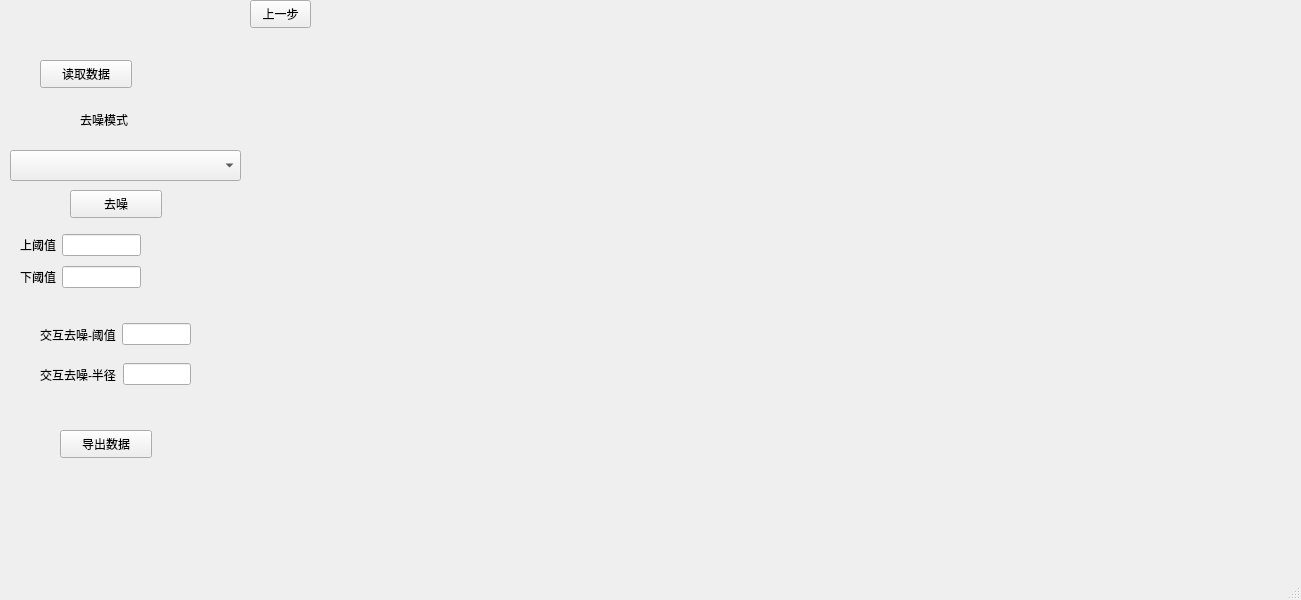
<?xml version="1.0" encoding="UTF-8"?>
<ui version="4.0">
 <class>MainWindow</class>
 <widget class="QMainWindow" name="MainWindow">
  <property name="geometry">
   <rect>
    <x>0</x>
    <y>0</y>
    <width>1301</width>
    <height>600</height>
   </rect>
  </property>
  <property name="windowTitle">
   <string>MainWindow</string>
  </property>
  <widget class="QWidget" name="centralwidget">
   <widget class="QWidget" name="widget_pic" native="true">
    <property name="geometry">
     <rect>
      <x>250</x>
      <y>30</y>
      <width>1021</width>
      <height>501</height>
     </rect>
    </property>
   </widget>
   <widget class="QComboBox" name="comboBox_denoiseMode">
    <property name="geometry">
     <rect>
      <x>10</x>
      <y>150</y>
      <width>231</width>
      <height>31</height>
     </rect>
    </property>
   </widget>
   <widget class="QPushButton" name="pushButton_readData">
    <property name="geometry">
     <rect>
      <x>40</x>
      <y>60</y>
      <width>92</width>
      <height>28</height>
     </rect>
    </property>
    <property name="text">
     <string>读取数据</string>
    </property>
   </widget>
   <widget class="QPushButton" name="pushButton_saveData">
    <property name="geometry">
     <rect>
      <x>60</x>
      <y>430</y>
      <width>92</width>
      <height>28</height>
     </rect>
    </property>
    <property name="text">
     <string>导出数据</string>
    </property>
   </widget>
   <widget class="QLabel" name="label">
    <property name="geometry">
     <rect>
      <x>80</x>
      <y>110</y>
      <width>69</width>
      <height>19</height>
     </rect>
    </property>
    <property name="text">
     <string>去噪模式</string>
    </property>
   </widget>
   <widget class="QPushButton" name="pushButton_denoisePrc">
    <property name="geometry">
     <rect>
      <x>70</x>
      <y>190</y>
      <width>92</width>
      <height>28</height>
     </rect>
    </property>
    <property name="text">
     <string>去噪</string>
    </property>
   </widget>
   <widget class="QWidget" name="layoutWidget">
    <property name="geometry">
     <rect>
      <x>40</x>
      <y>360</y>
      <width>151</width>
      <height>29</height>
     </rect>
    </property>
    <layout class="QHBoxLayout" name="horizontalLayout_2">
     <item>
      <widget class="QLabel" name="label_5">
       <property name="text">
        <string>交互去噪-半径</string>
       </property>
      </widget>
     </item>
     <item>
      <widget class="QLineEdit" name="lineEdit_radius"/>
     </item>
    </layout>
   </widget>
   <widget class="QPushButton" name="pushButton_back">
    <property name="geometry">
     <rect>
      <x>250</x>
      <y>0</y>
      <width>61</width>
      <height>28</height>
     </rect>
    </property>
    <property name="text">
     <string>上一步</string>
    </property>
   </widget>
   <widget class="QWidget" name="">
    <property name="geometry">
     <rect>
      <x>20</x>
      <y>230</y>
      <width>121</width>
      <height>63</height>
     </rect>
    </property>
    <layout class="QGridLayout" name="gridLayout">
     <item row="0" column="0">
      <widget class="QLabel" name="label_2">
       <property name="text">
        <string>上阈值</string>
       </property>
      </widget>
     </item>
     <item row="0" column="1">
      <widget class="QLineEdit" name="lineEdit_vmax"/>
     </item>
     <item row="1" column="0">
      <widget class="QLabel" name="label_3">
       <property name="text">
        <string>下阈值</string>
       </property>
      </widget>
     </item>
     <item row="1" column="1">
      <widget class="QLineEdit" name="lineEdit_vmin"/>
     </item>
    </layout>
   </widget>
   <widget class="QWidget" name="">
    <property name="geometry">
     <rect>
      <x>40</x>
      <y>320</y>
      <width>151</width>
      <height>29</height>
     </rect>
    </property>
    <layout class="QHBoxLayout" name="horizontalLayout">
     <item>
      <widget class="QLabel" name="label_4">
       <property name="text">
        <string>交互去噪-阈值</string>
       </property>
      </widget>
     </item>
     <item>
      <widget class="QLineEdit" name="lineEdit_threshold"/>
     </item>
    </layout>
   </widget>
  </widget>
  <widget class="QMenuBar" name="menubar">
   <property name="geometry">
    <rect>
     <x>0</x>
     <y>0</y>
     <width>1301</width>
     <height>24</height>
    </rect>
   </property>
  </widget>
  <widget class="QStatusBar" name="statusbar"/>
 </widget>
 <resources/>
 <connections/>
</ui>
